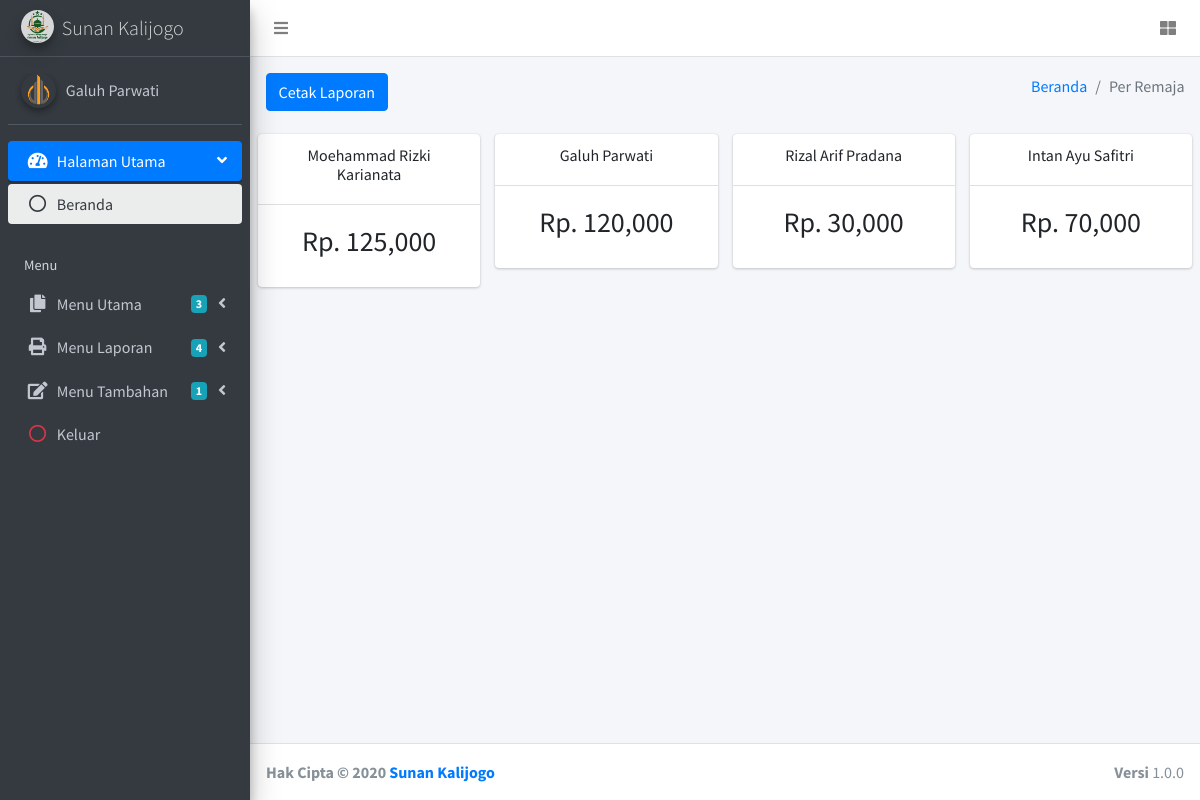
Screenshot of /laporan-remaja.php (signed in) with the database file from the repository.
### tables this page shows
CREATE TABLE `tb_pengguna` (
  `id_pengguna` int(4) NOT NULL,
  `nama_lengkap` varchar(50) DEFAULT NULL,
  `username` varchar(50) DEFAULT NULL,
  `password` varchar(250) DEFAULT NULL,
  `no_hp` varchar(15) DEFAULT NULL,
  `gambar` varchar(250) DEFAULT 'coretancode.png',
  `created` datetime DEFAULT NULL,
  `modified` datetime DEFAULT NULL
);

### laporan-remaja.php (the view, shortened to what this page needs)
<?php
include 'koneksi.php';
if(!isset($_COOKIE["version"])) {
	header("location:keluar");
}else {
	$userid = $_COOKIE["version"];
	$sql = mysqli_query($conn, "SELECT * FROM tb_pengguna WHERE id_pengguna = '$userid'");
	$data = mysqli_fetch_array($sql);
}
?>
<!DOCTYPE html>
<html>
<head>
	<link rel="stylesheet" href="assets/plugins/fontawesome-free/css/all.min.css">
	<link rel="stylesheet" href="https://code.ionicframework.com/ionicons/2.0.1/css/ionicons.min.css">
	<link rel="stylesheet" href="assets/plugins/sweetalert2-theme-bootstrap-4/bootstrap-4.min.css">
	<link rel="stylesheet" href="assets/plugins/toastr/toastr.min.css">
	<link rel="stylesheet" href="assets/plugins/datatables-bs4/css/dataTables.bootstrap4.css">
	<link rel="stylesheet" href="assets/plugins/summernote/summernote-bs4.css">
	<link rel="stylesheet" href="assets/dist/css/adminlte.min.css">
	<link rel="stylesheet" href="assets/plugins/sweet-alert2/dist/sweetalert2.min.css">
</head>
<body class="hold-transition sidebar-mini layout-fixed">
	<div class="wrapper">
		<nav class="main-header navbar navbar-expand navbar-white navbar-light">
			<ul class="navbar-nav">
				<li class="nav-item">
					<a class="nav-link" data-widget="pushmenu" href="#"><i class="fas fa-bars"></i></a>
				</li>
			</ul>
			<ul class="navbar-nav ml-auto">
				<li class="nav-item">
					<a class="nav-link" data-widget="control-sidebar" data-slide="true" href="#">
						<i class="fas fa-th-large"></i>
					</a>
				</li>
			</ul>
		</nav>
		<aside class="main-sidebar sidebar-dark-primary elevation-4">
			<a href="beranda" class="brand-link">
				<img src="assets/images/fav.png" alt="NIFA Logo" class="brand-image img-circle elevation-3" style="opacity: .8; background-color: #FFFFFF;">
				<span class="brand-text font-weight-light">Sunan Kalijogo</span>
			</a>
			<div class="sidebar">
				<div class="user-panel mt-3 pb-3 mb-3 d-flex">
					<div class="image">
						<img src="assets/images/akun/<?php echo $data['gambar'];?>" class="img-circle elevation-2" alt="User Image" style="width: 35px; height: 35px;">
					</div>
					<div class="info">
						<a href="akun" class="d-block"><?php echo $data['nama_lengkap'];?></a>
					</div>
				</div>
				<nav class="mt-2">
					<ul class="nav nav-pills nav-sidebar flex-column" data-widget="treeview" role="menu" data-accordion="false">
						<li class="nav-item has-treeview menu-open">
							<a href="#" class="nav-link active">
								<i class="nav-icon fas fa-tachometer-alt"></i>
								<p>
									Halaman Utama
									<i class="right fas fa-angle-left"></i>
								</p>
							</a>
							<ul class="nav nav-treeview">
								<li class="nav-item">
									<a href="beranda" class="nav-link active">
										<i class="far fa-circle nav-icon"></i>
										<p>Beranda</p>
									</a>
								</li>
							</ul>
						</li>
						<li class="nav-header">Menu</li>
						<li class="nav-item has-treeview">
							<a href="#" class="nav-link">
								<i class="nav-icon fas fa-copy"></i>
								<p>
									Menu Utama
									<i class="fas fa-angle-left right"></i>
									<span class="badge badge-info right">3</span>
								</p>
							</a>
						</li>
						<li class="nav-item has-treeview">
							<a href="#" class="nav-link">
								<i class="nav-icon fa fa-print"></i>
								<p>
									Menu Laporan
									<i class="fas fa-angle-left right"></i>
									<span class="badge badge-info right">4</span>
								</p>
							</a>
						</li>
						<li class="nav-item has-treeview">
							<a href="#" class="nav-link">
								<i class="nav-icon fas fa-edit"></i>
								<p>
									Menu Tambahan
									<i class="fas fa-angle-left right"></i>
									<span class="badge badge-info right">1</span>
								</p>
							</a>
						</li>
						<li class="nav-item">
							<a href="keluar" class="nav-link">
								<i class="nav-icon far fa-circle text-danger"></i>
								<p class="text">Keluar</p>
							</a>
						</li>
					</ul>
				</nav>
			</div>
		</aside>
		<div class="content-wrapper">
			<section class="content-header">
				<div class="container-fluid">
					<div class="row mb-2">
						<div class="col-sm-6">
							<h1>
								<a href="Proses/cetak-laporan-remaja" class="btn btn-primary">Cetak Laporan</a>
							</h1>
						</div>
						<div class="col-sm-6">
							<ol class="breadcrumb float-sm-right">
								<li class="breadcrumb-item"><a href="beranda">Beranda</a></li>
								<li class="breadcrumb-item active">Per Remaja</li>
							</ol>
						</div>
					</div>
				</div>
			</section>
			<section class="content">
				<div class="row">
					<?php
					$query = mysqli_query($conn, "SELECT r.nama_lengkap, SUM(t.nominal) AS total FROM tb_tabungan t INNER JOIN tb_remaja r ON t.id_remaja = r.id_remaja GROUP BY t.id_remaja");
					while($row = mysqli_fetch_array($query)) {
						?>
						<div class="col-md-3">
							<div class="card">
								<div class="card-header">
									<h6 align="center"><?php echo $row['nama_lengkap'];?></h6>
								</div>
								<div class="card-body">
									<h3 align="center">Rp. <?php echo number_format($row['total']);?></h3>
								</div>
							</div>
						</div>
					<?php } ?>
				</div>
			</section>
		</div>
		<footer class="main-footer">
			<strong>Hak Cipta &copy; 2020 <a href="">Sunan Kalijogo</a></strong>
			<div class="float-right d-none d-sm-inline-block">
				<b>Versi</b> 1.0.0
			</div>
		</footer>
	</div>
</body>
</html>

### rows the page displays
tb_pengguna: gambar (picture), nama_lengkap "Galuh Parwati"

### other values shown
$row['nama_lengkap'] "Moehammad Rizki Karianata"
$row['total'] "125,000"
$row['nama_lengkap'] "Galuh Parwati"
$row['total'] "120,000"
$row['nama_lengkap'] "Rizal Arif Pradana"
$row['total'] "30,000"
$row['nama_lengkap'] "Intan Ayu Safitri"
$row['total'] "70,000"
